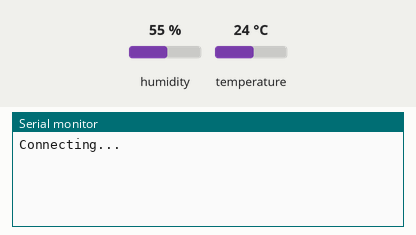
This sketch was run on a simulated ESP8266 (NodeMCU). Shown: the last lines printed to the serial monitor. Inputs (shaded band) come from the test bench; at power-on: humidity 55 %, temperature 24 °C. WiFi joins after 1.5 s; servers stay silent unless stated; web services answer with replies made up by the test bench.

Above: at 1.2 s.
1.3 s: humidity set to 22 %
At 1.66 s:
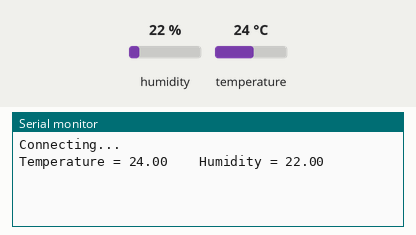
At 2.4 s:
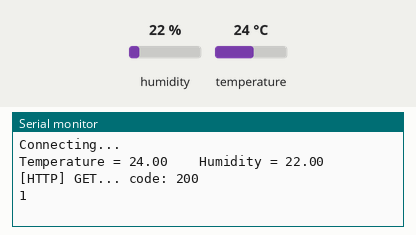

The sketch:

DHT22.ino
```cpp
#include <Arduino.h>
#include <ESP8266WiFi.h>
#include <ESP8266WiFiMulti.h>
#include <ESP8266HTTPClient.h>
#include <DHT.h>

String apiKey = "Z5KNX8GBCLG1CWJZ";
const char* ssid = "AndroidAP";
const char* password = "fnei9721";

#define DHTPIN 5 // what pin we're connected to
#define DHTTYPE DHT22

DHT dht(DHTPIN, DHTTYPE);

ESP8266WiFiMulti WiFiMulti;
HTTPClient http;

float t = 0;
float h = 0;

void setup() {
  Serial.begin(115200);
  Serial.println();
  Serial.println();
  Serial.println();
  Serial.println("Connecting...");
  WiFiMulti.addAP(ssid, password);

}

void loop() {
  if ((WiFiMulti.run() == WL_CONNECTED)) {
    h = dht.readHumidity();
    t = dht.readTemperature();
//    if (isnan(h) || isnan(t)) {
//      Serial.println("Failed to read from DHT sensor!");
//      return;
//    }

    Serial.print("Temperature = ");
    Serial.print(t);
    Serial.print("\t\t");
    Serial.print("Humidity = ");
    Serial.print(h);
    Serial.println();

    http.begin("http://api.thingspeak.com/update?api_key=" + apiKey + "&field1=" + String(t) + "&field2=" + String(h));

    int httpCode = http.GET();
    if (httpCode > 0) {
      Serial.printf("[HTTP] GET... code: %d\n", httpCode);
      if (httpCode == HTTP_CODE_OK) {
        String payload = http.getString();
        Serial.println(payload);
      }
    }
    else {
      Serial.printf("[HTTP] GET... failed, error: %s\n", http.errorToString(httpCode).c_str());
    }
    http.end();
  }
  delay(60000);
}
```

Measured:
- after the input at 1.3 s, the serial monitor: prints a new line after 0.21 s (image 1)
